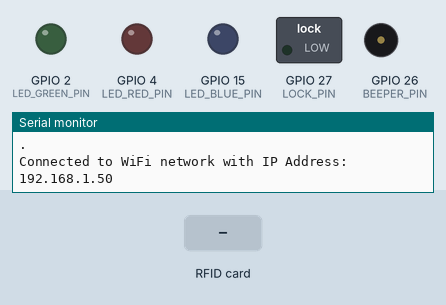
This program was run on a simulated ESP32. Shown: switched loads named in the program (green lamp = pin HIGH), output pins drawn as LEDs (lit = HIGH), buzzer (waves = sounding), the last lines printed to the serial monitor. The inputs (shaded band) are chosen by the test bench. WiFi joins after 1.5 s; servers stay silent unless stated; uploads are accepted with an empty reply.

Above: at 5.8 s.
5.9 s: RFID card 04 13 1E 4F EA 74 80 held to the reader
At 7.6 s:
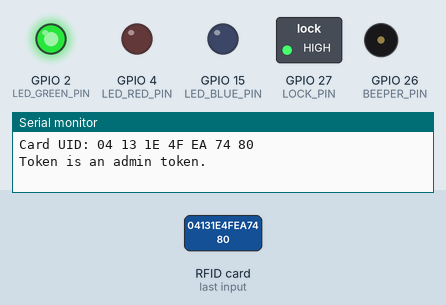
7.9 s: RFID card 5E 7A 19 C4 held to the reader
At 9.97 s:
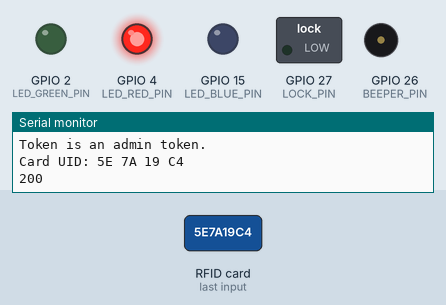
10.9 s: RFID card 04 4C 10 16 19 6C 80 held to the reader
At 11.07 s:
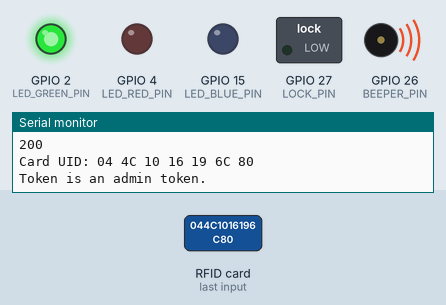
Timing chart, 0 to 15.9 s (numbered marks = the images above; inputs shaded):
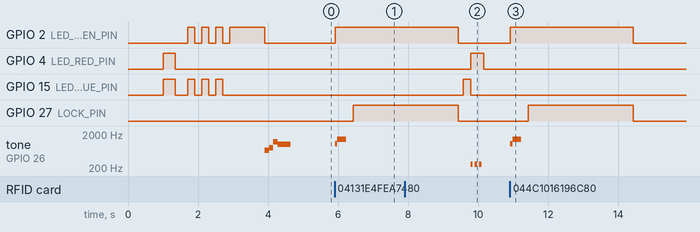

The program:

main.cpp
```cpp
#include <WiFi.h>
#include <HTTPClient.h>
#include <WiFiClientSecure.h>
#include <Arduino.h>
#include <config.h>
// #include <avdweb_VirtualDelay.h>
// #include <ToneSfx.h>
// #include <sounds.h>
#include <SPI.h>
#include <MFRC522.h>
#include <rootCer.h>

#define LEDC_CHANNEL_0    0
#define LEDC_TIMER_8_BIT  8
#define LEDC_BASE_FREQ    5000

// WiFiClient client;
WiFiClientSecure client; // Use WiFiClientSecure for HTTPS
HTTPClient https;

// ToneSfx toneSfxSound(BEEPER_PIN);
MFRC522 mfrc522(SS_PIN, RST_PIN);

bool ledState = false;
unsigned long previousMillis = 0; // Stores last time LED was updated
const long onInterval = 50;   // LED on duration in milliseconds
const long offInterval = 3000; // LED off duration in milliseconds

uint32_t mfrcLastMillis = 0;

// const char* ssid = "ms-home";
// const char* password = "";

String adminTokenIds[3] = {"04131e4fea7480", "044c1016196c80", "045eb406496c80"}; // Admin Tokens: Dejf, Jarda, Hirek

const char* ssid = "szn-Devices"; // Your network SSID (name)
const char* username = "3b4719"; // Your WPA2 Enterprise username
const char* password = "KjQuKiQa"; // Your WPA2 Enterprise password

String serverPath = "https://milestorm.net/kolonial/php/openDoor.php?cardId=";

// Helper routine to dump a byte array as hex values to Serial
void dump_byte_array(byte *buffer, byte bufferSize) {
	for (byte i = 0; i < bufferSize; i++) {
		Serial.print(buffer[i] < 0x10 ? " 0" : " ");
		Serial.print(buffer[i], HEX);
	}
}

String dumpByteArraToString(byte *buffer, byte bufferSize) {
	String output;
	for (byte i = 0; i < bufferSize; i++) {
		if (buffer[i] < 0x10) {
			output += "0";
		}
		output += String(buffer[i], HEX);
	}
	return output;
}

bool isAdminToken(const String& tokenId) {
	for (int i = 0; i < 3; i++) {
		if (tokenId == adminTokenIds[i]) {
			return true; // Token ID is found in the array
		}
	}
	return false; // Token ID is not found in the array
}

void initRC522() {
	SPI.begin(); // Init SPI bus
	// SPI.setClockDivider(SPI_CLOCK_DIV16);
	mfrc522.PCD_Init(); // Init MFRC522
	delay(50);
	// digitalWrite(LED_RED_PIN, LOW);
}

void killRC522() {
	digitalWrite(RST_PIN, LOW);
	// digitalWrite(LED_RED_PIN, HIGH);
}

void allLedsOff() {
	digitalWrite(LED_RED_PIN, LOW);
	digitalWrite(LED_GREEN_PIN, LOW);
	digitalWrite(LED_BLUE_PIN, LOW);
}

void ledWhiteOn() {
	allLedsOff();
	digitalWrite(LED_RED_PIN, HIGH);
	digitalWrite(LED_GREEN_PIN, HIGH);
	digitalWrite(LED_BLUE_PIN, HIGH);
}

void ledCyanOn() {
	allLedsOff();
	digitalWrite(LED_GREEN_PIN, HIGH);
	digitalWrite(LED_BLUE_PIN, HIGH);
}

void ledOrangeOn() {
	allLedsOff();
	digitalWrite(LED_RED_PIN, HIGH);
	digitalWrite(LED_GREEN_PIN, HIGH);
}

void ledVioletOn() {
	allLedsOff();
	digitalWrite(LED_RED_PIN, HIGH);
	digitalWrite(LED_BLUE_PIN, HIGH);
}

void ledRedOn() {
	allLedsOff();
	digitalWrite(LED_RED_PIN, HIGH);
}

void ledGreenOn() {
	allLedsOff();
	digitalWrite(LED_GREEN_PIN, HIGH);
}

void ledBlueOn() {
	allLedsOff();
	digitalWrite(LED_BLUE_PIN, HIGH);
}

void playStartupMelody() {
	tone(BEEPER_PIN, 659, 125);
	delay(125);
	tone(BEEPER_PIN, 784, 125);
	delay(125);
	tone(BEEPER_PIN, 1175, 125);
	delay(125);
	tone(BEEPER_PIN, 988, 375);
	delay(375);
	noTone(BEEPER_PIN);
}

void playOpenMelody() {
	tone(BEEPER_PIN, 1047, 62);
	delay(62);
	tone(BEEPER_PIN, 1397, 250);
	delay(250);
	noTone(BEEPER_PIN);
}

void playErrorMelody() {
	tone(BEEPER_PIN, 262, 62);
	delay(128);
	tone(BEEPER_PIN, 262, 62);
	delay(128);
	tone(BEEPER_PIN, 262, 62);
	delay(128);
	noTone(BEEPER_PIN);
}

void playTimeoutMelody() {
	tone(BEEPER_PIN, 262, 62);
	delay(128);
	tone(BEEPER_PIN, 196, 62);
	delay(190);
	noTone(BEEPER_PIN);
}

void openTheDoor() {
	ledGreenOn();
	playOpenMelody();
	delay(200);

	// opens the lock for a short time
	digitalWrite(LOCK_PIN, HIGH);
	delay(3000);
	digitalWrite(LOCK_PIN, LOW);
}

void processRfidCard() {
	// Show some details of the PICC (that is: the tag/card)
	Serial.print(F("Card UID:"));
	dump_byte_array(mfrc522.uid.uidByte, mfrc522.uid.size);
	Serial.println();

	ledBlueOn();

	String scannedTokenId = dumpByteArraToString(mfrc522.uid.uidByte, mfrc522.uid.size);

	if (isAdminToken(scannedTokenId)) {
		Serial.println("Token is an admin token.");
		openTheDoor();
	} else {
		String serverPathWithParam = serverPath + scannedTokenId;

		HTTPClient https;

		if (https.begin(client, serverPathWithParam.c_str())) { // Specify the URL
			int httpCode = https.GET(); // Make the request

			if (httpCode > 0) { // Check for the returning code
				String payload = https.getString();
				Serial.println(httpCode);
				Serial.println(payload);

				if (httpCode == 200) {
					if (payload == "AccesGranted") {
						openTheDoor();
					} else {
						ledRedOn();
						playErrorMelody();
					}
				} else {
					ledRedOn();
					playErrorMelody();
				}
			} else {
				Serial.println("Error on HTTP request");
				Serial.println(httpCode);
				ledRedOn();
				playTimeoutMelody();
			}

			https.end(); // Free the resources
		}
	}

	allLedsOff();

	// Halt PICC
	mfrc522.PICC_HaltA();
	// Stop encryption on PCD
	// mfrc522.PCD_StopCrypto1();
}

void ledBlinkTick() {
	unsigned long currentMillis = millis();
	unsigned long interval = ledState ? onInterval : offInterval;

	if (currentMillis - previousMillis >= interval) {
		// Save the last time you toggled the LED
		previousMillis = currentMillis;

		// If the LED is off turn it on and vice-versa:
		ledState = !ledState;
		digitalWrite(LED_RED_PIN, ledState ? HIGH : LOW);
		digitalWrite(LED_GREEN_PIN, ledState ? HIGH : LOW);
		digitalWrite(LED_BLUE_PIN, ledState ? HIGH : LOW);
	}
}

void connectToWifi() {
	// WPA2 Enterprise connect
	WiFi.disconnect(true);  // Ensure WiFi is disconnected and start fresh
  	WiFi.mode(WIFI_MODE_STA);
	Serial.println("Connecting to WPA2 Enterprise");
	// Use the WiFi class's begin method for WPA2 Enterprise
	// Note: The last two parameters (anonymousIdentity and caCert) are optional and can be omitted if not used/required.
	WiFi.begin(ssid, WPA2_AUTH_PEAP, username, username, password); // For WPA2 Enterprise, the begin method can be overloaded with these parameters

	// WPA2 normal
	// WiFi.mode(WIFI_MODE_STA);
	// WiFi.begin(ssid, password);
	// Serial.println("Connecting to WiFi");

	while(WiFi.status() != WL_CONNECTED) {
		// WL_IDLE_STATUS      = 0,
		// WL_NO_SSID_AVAIL    = 1,
		// WL_SCAN_COMPLETED   = 2,
		// WL_CONNECTED        = 3,
		// WL_CONNECT_FAILED   = 4,
		// WL_CONNECTION_LOST  = 5,
		// WL_DISCONNECTED     = 6
		ledVioletOn();
		delay(350);
		allLedsOff();
		delay(350);
		for (size_t i = 0; i < WiFi.status(); i++) {
			ledCyanOn();
			delay(200);
			allLedsOff();
			delay(200);
		}
		Serial.println(WiFi.status());
		Serial.print(".");

		// TODO
		// kdyz se to zasekne na nejakym statusu.. treba dlouho na 6ce, tak pouzit ESP.restart() k restartovani ESPcka...
	}
	ledGreenOn();
	Serial.println("");
	Serial.print("Connected to WiFi network with IP Address: ");
	Serial.println(WiFi.localIP());

	// For HTTPS: if you don't want to use a certificate, you can bypass verification (not secure):
	// client.setInsecure(); // Bypass certificate verification - only use for testing or trusted environments

	// Optionally, you can set the certificate for the server you're connecting to for secure connections:
	client.setCACert(rootCACertificate);

	delay(1000);
	allLedsOff();
}

void setup() {
	Serial.begin(9600);   // Initialize serial communications with the PC
	delay(1000);

	//Serial.setDebugOutput(true);

	Serial.println("== KOLONIAL LOCK ==");

	ledcSetup(LEDC_CHANNEL_0, LEDC_BASE_FREQ, LEDC_TIMER_8_BIT);

	pinMode(LED_RED_PIN, OUTPUT);
	pinMode(LED_GREEN_PIN, OUTPUT);
	pinMode(LED_BLUE_PIN, OUTPUT);
	pinMode(LOCK_PIN, OUTPUT);
	pinMode(BEEPER_PIN, OUTPUT);

	connectToWifi();

	playStartupMelody();
}

void loop() {
	if (WiFi.status() != WL_CONNECTED) {
		connectToWifi();
	}

	// https://community.particle.io/t/getting-the-rfid-rc522-to-work-solved/3571/282
	// Initialize RFID reader
	initRC522();

	// Reset last ms timer
	mfrcLastMillis = millis();

	// Wait up to N ms for card reading
	while (millis() - mfrcLastMillis < 5000) {
		// Look for a new NFC card to be present
		if (!mfrc522.PICC_IsNewCardPresent()) {
			continue;
		}
		// Attempt to read the card serial number (uid)
		if (!mfrc522.PICC_ReadCardSerial()) {
			continue;
		}

		processRfidCard();
		break;
	}

	killRC522();

	// ledBlueOn();
	delay(50);
	// allLedsOff();

}
```

rootCer.h
```cpp
const char* rootCACertificate = "-----BEGIN CERTIFICATE-----\n" \
"MIIFazCCA1OgAwIBAgIRAIIQz7DSQONZRGPgu2OCiwAwDQYJKoZIhvcNAQELBQAw\n" \
"TzELMAkGA1UEBhMCVVMxKTAnBgNVBAoTIEludGVybmV0IFNlY3VyaXR5IFJlc2Vh\n" \
"cmNoIEdyb3VwMRUwEwYDVQQDEwxJU1JHIFJvb3QgWDEwHhcNMTUwNjA0MTEwNDM4\n" \
"WhcNMzUwNjA0MTEwNDM4WjBPMQswCQYDVQQGEwJVUzEpMCcGA1UEChMgSW50ZXJu\n" \
"ZXQgU2VjdXJpdHkgUmVzZWFyY2ggR3JvdXAxFTATBgNVBAMTDElTUkcgUm9vdCBY\n" \
"MTCCAiIwDQYJKoZIhvcNAQEBBQADggIPADCCAgoCggIBAK3oJHP0FDfzm54rVygc\n" \
"h77ct984kIxuPOZXoHj3dcKi/vVqbvYATyjb3miGbESTtrFj/RQSa78f0uoxmyF+\n" \
"0TM8ukj13Xnfs7j/EvEhmkvBioZxaUpmZmyPfjxwv60pIgbz5MDmgK7iS4+3mX6U\n" \
"A5/TR5d8mUgjU+g4rk8Kb4Mu0UlXjIB0ttov0DiNewNwIRt18jA8+o+u3dpjq+sW\n" \
"T8KOEUt+zwvo/7V3LvSye0rgTBIlDHCNAymg4VMk7BPZ7hm/ELNKjD+Jo2FR3qyH\n" \
"B5T0Y3HsLuJvW5iB4YlcNHlsdu87kGJ55tukmi8mxdAQ4Q7e2RCOFvu396j3x+UC\n" \
"B5iPNgiV5+I3lg02dZ77DnKxHZu8A/lJBdiB3QW0KtZB6awBdpUKD9jf1b0SHzUv\n" \
"KBds0pjBqAlkd25HN7rOrFleaJ1/ctaJxQZBKT5ZPt0m9STJEadao0xAH0ahmbWn\n" \
"OlFuhjuefXKnEgV4We0+UXgVCwOPjdAvBbI+e0ocS3MFEvzG6uBQE3xDk3SzynTn\n" \
"jh8BCNAw1FtxNrQHusEwMFxIt4I7mKZ9YIqioymCzLq9gwQbooMDQaHWBfEbwrbw\n" \
"qHyGO0aoSCqI3Haadr8faqU9GY/rOPNk3sgrDQoo//fb4hVC1CLQJ13hef4Y53CI\n" \
"rU7m2Ys6xt0nUW7/vGT1M0NPAgMBAAGjQjBAMA4GA1UdDwEB/wQEAwIBBjAPBgNV\n" \
"HRMBAf8EBTADAQH/MB0GA1UdDgQWBBR5tFnme7bl5AFzgAiIyBpY9umbbjANBgkq\n" \
"hkiG9w0BAQsFAAOCAgEAVR9YqbyyqFDQDLHYGmkgJykIrGF1XIpu+ILlaS/V9lZL\n" \
"ubhzEFnTIZd+50xx+7LSYK05qAvqFyFWhfFQDlnrzuBZ6brJFe+GnY+EgPbk6ZGQ\n" \
"3BebYhtF8GaV0nxvwuo77x/Py9auJ/GpsMiu/X1+mvoiBOv/2X/qkSsisRcOj/KK\n" \
"NFtY2PwByVS5uCbMiogziUwthDyC3+6WVwW6LLv3xLfHTjuCvjHIInNzktHCgKQ5\n" \
"ORAzI4JMPJ+GslWYHb4phowim57iaztXOoJwTdwJx4nLCgdNbOhdjsnvzqvHu7Ur\n" \
"TkXWStAmzOVyyghqpZXjFaH3pO3JLF+l+/+sKAIuvtd7u+Nxe5AW0wdeRlN8NwdC\n" \
"jNPElpzVmbUq4JUagEiuTDkHzsxHpFKVK7q4+63SM1N95R1NbdWhscdCb+ZAJzVc\n" \
"oyi3B43njTOQ5yOf+1CceWxG1bQVs5ZufpsMljq4Ui0/1lvh+wjChP4kqKOJ2qxq\n" \
"4RgqsahDYVvTH9w7jXbyLeiNdd8XM2w9U/t7y0Ff/9yi0GE44Za4rF2LN9d11TPA\n" \
"mRGunUHBcnWEvgJBQl9nJEiU0Zsnvgc/ubhPgXRR4Xq37Z0j4r7g1SgEEzwxA57d\n" \
"emyPxgcYxn/eR44/KJ4EBs+lVDR3veyJm+kXQ99b21/+jh5Xos1AnX5iItreGCc=\n" \
"-----END CERTIFICATE-----\n";
```

config.h
```cpp
// ESP LOLIN 8266 definitions

// #define RST_PIN			0
// #define SS_PIN			16

// #define LOCK_PIN		5
// #define BEEPER_PIN		4
// #define LED_RED_PIN		2
// #define LED_GREEN_PIN	15
// #define LED_BLUE_PIN 7


// ESP 32 definitions
#define RST_PIN			0
#define SS_PIN			5

#define LOCK_PIN		27
#define BEEPER_PIN		26
#define LED_RED_PIN		4
#define LED_GREEN_PIN	2
#define LED_BLUE_PIN	15
```

Measured:
- after the input at 5.9 s, GPIO 2 (LED_GREEN_PIN): LOW → HIGH at once; GPIO 27 (LOCK_PIN): LOW → HIGH after 0.53 s; tone on GPIO 26 (BEEPER_PIN): silent → 1047 Hz at once, → 1397 Hz 0.06 s later, → silent 0.25 s later
- after the input at 7.9 s, GPIO 4 (LED_RED_PIN): LOW → HIGH after 1.9 s, → LOW 0.38 s later; GPIO 15 (LED_BLUE_PIN): LOW → HIGH after 1.7 s, → LOW 0.20 s later; tone on GPIO 26 (BEEPER_PIN): alternates 262 Hz for 0.06 s and silent for 0.07 s, 6 changes in all, then stays silent, starting after 1.9 s
- after the input at 10.9 s, GPIO 2 (LED_GREEN_PIN): LOW → HIGH at once, → LOW 3.5 s later; GPIO 27 (LOCK_PIN): LOW → HIGH after 0.53 s, → LOW 3.0 s later; tone on GPIO 26 (BEEPER_PIN): silent → 1047 Hz at once, → 1397 Hz 0.06 s later, → silent 0.25 s later
